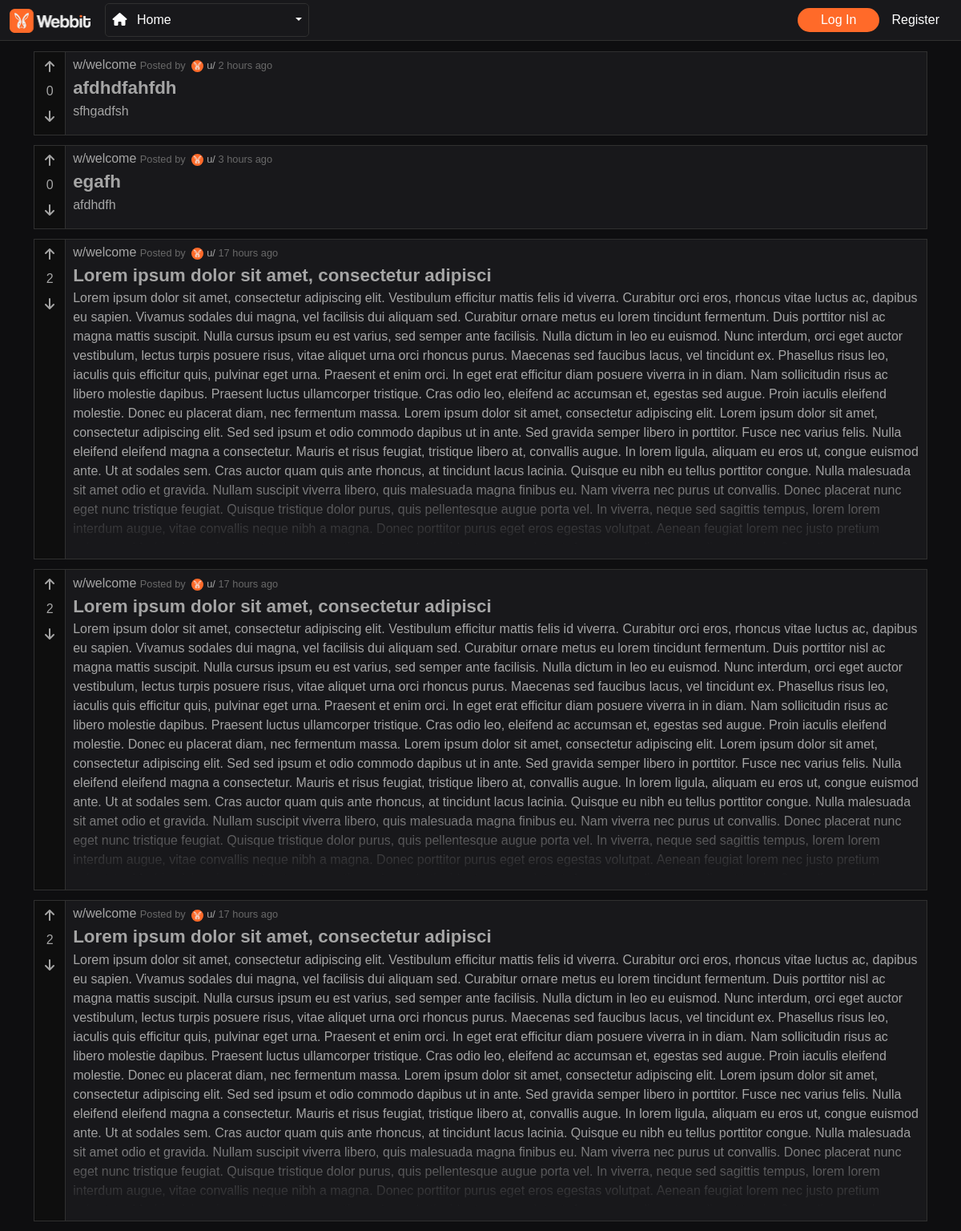
Screenshot of /w/welcome with the database file from the repository.
### tables this page shows
CREATE TABLE Posts (
  id INT NOT NULL PRIMARY KEY AUTO_INCREMENT,
  title VARCHAR(50) NOT NULL,
  text LONGTEXT NOT NULL,
  user_id INT NOT NULL,
  karmapoints INT NOT NULL DEFAULT 0,
  category_id INT NOT NULL,
  created_in DATETIME NOT NULL DEFAULT CURRENT_TIMESTAMP,
  FOREIGN KEY (user_id) REFERENCES Users(id),
  FOREIGN KEY (category_id) REFERENCES Category(id)
);

CREATE TABLE Category (
  id INT NOT NULL PRIMARY KEY AUTO_INCREMENT,
  title VARCHAR(16) NOT NULL,
  description VARCHAR(500) NOT NULL,
  user_id INT NOT NULL,
  FOREIGN KEY (user_id) REFERENCES Users(id)
  
);

### controllers/category/category.view.php (called while the page is built, shortened)
<?php
function timeSincePosted($datetime, QueryBuilder $queryBuilder)
{
    $now = time();
    $created = strtotime($datetime);
    $diff = $now - $created;
    $units = array(
        'year' => 31536000,
        'month' => 2592000,
        'week' => 604800,
        'day' => 86400,
        'hour' => 3600,
        'minute' => 60,
        'second' => 1
    );
    foreach ($units as $key => $value) {
        if ($diff >= $value) {
            $time = floor($diff / $value);
            $suffix = ($time > 1) ? 's' : '';
            return $time . ' ' . $key . $suffix . ' ago';
        }
    }
    return 'just now';
}
$connection = Connection::make();
$queryBuilder = new QueryBuilder($connection);
$categoryTitle = $category ?? '';
$category = $queryBuilder->findByColumn('category', 'title', $categoryTitle, 'App\Model\Category');
if ($category) {
    $categoryId = $category->id;
    $posts = $queryBuilder->getByColumn('posts', 'category_id', $categoryId, 'App\Model\Posts');
} else {
    $posts = [];
}
foreach ($posts as $post) {
    $post->category = $queryBuilder->findById('category', $post->category_id, 'App\Model\Category');
    $post->created_in = timeSincePosted($post->created_in, $queryBuilder);
}
require 'views/category.view.php';

### routes.php (called while the page is built, shortened)
<?php
$router->get('', function () {
    require 'controllers/home.php';
});
$router->get('login', function () {
    require 'controllers/login/login.php';
});
$router->post('login', function () {
    require 'controllers/login/login.process.php';
});
$router->get('register/create', function () {
    require 'controllers/register/register.create.php';
});
$router->post('register', function () {
    require 'controllers/register/register.store.php';
});
$router->get('logout', function () {
    require 'controllers/logout.php';
});
$router->get('category', function () {
    require 'controllers/category/category.create.view.php';
});
$router->post('category', function () {
    require 'controllers/category/category.create.php';
});
$router->get('w/([\w\-]+)', function ($category) {
    require 'controllers/category/category.view.php';
});

### index.php (called while the page is built, shortened)
<?php
$router = Router::setFromFile('routes.php');
preg_match('/^([^:\/]+[s]?):\/\/([^\/]*)\/(.*)$/', Config::APPURL, $matches);
if (!isset($matches[3])) {
    $realURI = trim($_SERVER['REQUEST_URI'], '/');
} else {
    $baseConfigURL = $matches[3];
    $realURI = substr(trim($_SERVER['REQUEST_URI'], '/'), strlen($baseConfigURL) + 1);
}
function route($uri)
{
    return Config::APPURL . '/' . $uri;
}
try {
    $router->direct(
        $realURI,
        isset($_POST['_method']) ? $_POST['_method'] : $_SERVER['REQUEST_METHOD']
    );
} catch (Exception $e) {
    header('HTTP/1.1 404 Not Found', true, 404);
    echo '<h1 style="text-align: center;">Not Found!</h1>';
    echo $e->getMessage();
}

### src/Database/QueryBuilder.php (called while the page is built, shortened)
<?php
class QueryBuilder
{
    private $pdo;
    public function __construct(PDO $pdo)
    {
        $this->pdo = $pdo;
    }
    public function findById($table, $id, $class = "StdClass")
    {
        $stmt = $this->pdo->prepare("SELECT * FROM $table WHERE id=:id");
        $stmt->setFetchMode(PDO::FETCH_CLASS, $class);
        $stmt->execute(['id' => $id]);
        return $stmt->fetch();
    }
    public function findByColumn($table, $column, $value, $intoClass)
    {
        $statement = $this->pdo->prepare("SELECT * FROM {$table} WHERE {$column} = :value LIMIT 1");
        $statement->bindValue(':value', $value);
        $statement->execute();
        return $statement->fetchObject($intoClass);
    }
    public function getByColumn($table, $column, $value, $intoClass)
    {
        $statement = $this->pdo->prepare("SELECT * FROM {$table} WHERE {$column} = :value ORDER BY $table.id DESC");
        $statement->bindValue(':value', $value);
        $statement->execute();
        return $statement->fetchAll(PDO::FETCH_CLASS, $intoClass);
    }
}

### views/category.view.php (the view, shortened to what this page needs)
<!DOCTYPE html>
<html lang="en">
<head>
    <link rel="stylesheet" href="<?php echo route('css/login.css') ?>">
    <link rel="stylesheet" href="<?php echo route('css/main.css') ?>">
    <link rel="stylesheet" href="<?php echo route('css/nav-style.css') ?>">
    <link rel="stylesheet" href="https://cdnjs.cloudflare.com/ajax/libs/font-awesome/6.4.0/css/all.min.css">
    <link href="https://cdn.jsdelivr.net/npm/bootstrap@5.3.0-alpha3/dist/css/bootstrap.min.css" rel="stylesheet"
>
</head>
<body>
    <?php include 'nav.view.php'
        ?>
    <section>
        <div class="container spacer-20">
            <div class="row md">
                <div class="col">
                    <?php
                    foreach ($posts as $post) {
                        ?>
                        <table class="table-borderless table-custom" id="posts">
                            <tr class="mainframe-body mt-2 mb-2 ms-3">
                                <td class="mainframe-upvote col-md-1-5 w-5 mh-100 align-top">
                                    <?php if (isset($_SESSION["userid"])) { ?>
                                        <?php
                                        $up = false;
                                        $down = false;
                                        foreach ($karmapoints as $karmapoint) {
                                            if ($karmapoint->votestate == 'up' && $karmapoint->users_id == $_SESSION["userid"] && $karmapoint->posts_id == $post->id) {
                                                $up = true;
                                                $down = false;
                                            } elseif ($karmapoint->votestate == 'down' && $karmapoint->users_id == $_SESSION["userid"] && $karmapoint->posts_id == $post->id) {
                                                $up = false;
                                                $down = true;
                                            }
                                            ?>
                                            <?php
                                        }
                                        ?>
                                        <?php if ($up == true) { ?>
                                            <button class="btn btn-outline-warning upvote-button"
                                                data-post-id="<?php echo $post->id; ?>">
                                                <i class="fa-solid fa-arrow-up vote-active"></i>
                                            </button>
                                            <?php
                                        } else {
                                            ?>
                                            <button class="btn btn-outline-warning upvote-button"
                                                data-post-id="<?php echo $post->id; ?>">
                                                <i class="fa-solid fa-arrow-up"></i>
                                            </button>
                                            <?php
                                        }
                                        ?>
                                        <p class="text textupvote text-center">
                                            <?php echo $post->karmapoints; ?>
                                        </p>
                                        <?php
                                        $up = false;
                                        $down = false;
                                        foreach ($karmapoints as $karmapoint) {
                                            if ($karmapoint->votestate == 'up' && $karmapoint->users_id == $_SESSION["userid"] && $karmapoint->posts_id == $post->id) {
                                                $up = true;
                                                $down = false;
                                            } elseif ($karmapoint->votestate == 'down' && $karmapoint->users_id == $_SESSION["userid"] && $karmapoint->posts_id == $post->id) {
                                                $up = false;
                                                $down = true;
                                            }
                                            ?>
                                            <?php
                                        }
                                        ?>
                                        <?php if ($down == true) { ?>
                                            <button class="btn btn-outline-warning downvote-button"
                                                data-post-id="<?php echo $post->id; ?>"
                                                data-user-vote="<?php echo $post->user_vote; ?>">
                                                <i class="fa-solid fa-arrow-down vote-active"></i>
                                            </button>
                                            <?php
                                        } else {
                                            ?>
                                            <button class="btn btn-outline-warning downvote-button"
                                                data-post-id="<?php echo $post->id; ?>"
                                                data-user-vote="<?php echo $post->user_vote; ?>">
                                                <i class="fa-solid fa-arrow-down"></i>
                                            </button>
                                            <?php
                                        }
                                        ?>
                                        <?php
                                    } else {
                                        ?>
                                        <button class="btn btn-outline-warning upvote-button"
                                            data-post-id="<?php echo $post->id; ?>">
                                            <i class="fa-solid fa-arrow-up"></i>
                                        </button>
                                        <p class="text textupvote text-center">
                                            <?php echo $post->karmapoints; ?>
                                        </p>
                                        <button class="btn btn-outline-warning downvote-button"
                                            data-post-id="<?php echo $post->id; ?>"
                                            data-user-vote="<?php echo $post->user_vote; ?>">
                                            <i class="fa-solid fa-arrow-down"></i>
                                        </button>
                                        <?php
                                    }
                                    ?>
                                </td>
                                <td class="col-md-10 ms-2"
                                    onclick="window.location='<?php echo route('w/' . $post->category->title . '/' . $post->id); ?>'">
                                    <div class="text-category"><a class="text" href="">w/<?php echo $post->category->title; ?>
                                        </a>
                                        <span class="text-inf text-align-center">Posted by <img
                                                src="<?php echo route('assets/favicon.png') ?>"
                                                class="rounded-circle me-1 ms-1" width="15px" height="15px"><a class="text">u/<?php echo $post->users->username; ?></a> <span class="text-inf">
                                                <?php echo $post->created_in; ?>
                                            </span></span>
                                    </div>
                                    <div>
                                        <span class="text-break text text-title me-2 fw-bold">
                                            <?php echo $post->title; ?>
                                        </span>
                                    </div>
                                    <p class="text-break text text-body fade-text">
                                        <?php echo $post->text; ?>
                                    </p>
                                </td>
                            </tr>
                            <tr>
                                <td>
                                </td>
                            </tr>
                        </table>
                        <?php
                    }
                    ?>
                </div>
                            <?php include 'rules.view.php'
                                ?>
                            <?php include 'footer.view.php'
                                ?>
            </div>
        </div>
    </section>
</body>
</html>

### src/Router.php (shortened to what this page needs)
<?php
class Router
{
  protected $routes = [];
  public function get($uri, $callback) {
    $this->routes['GET'][$uri] = $callback;
  }
  public function post($uri, $callback) {
    $this->routes['POST'][$uri] = $callback;
  }
  public function direct($uri,$method) {
    if (!empty($this->routes[$method])) {
      foreach ($this->routes[$method] as $route => $callback) {
        $route = '/^' . str_replace('/', '\/', $route) . '$/';
        if (preg_match($route, $uri, $params)) {
          array_shift($params);
          return call_user_func_array($callback, array_values($params));
        }
      }
    }
    throw new Exception('No route found');
  }
}

### css/main.css (style rules this page uses)
body { background-color: #0e0e10; font-family: "Ubuntu", sans-serif; }
.text { color: rgb(165, 165, 165) !important; }
a, a:link, a:active { text-decoration: none !important; }
.spacer-20 { margin-top: 20px; }
.table-custom { width: 100%; }
.mainframe-body { background-color: #18181b; border: 1px solid #303030 !important; height: 100%; }
.mainframe-upvote { background-color: #0e0e0e; border-right: 1px solid #303030 !important; height: 100%; }
.textupvote { margin-bottom: 2px; }
.btn-outline-warning, .btn-outline-warning:active, .btn-outline-warning:checked { color: rgb(165, 165, 165) !important; background-color: none !important; border: none !important; }
.btn-outline-warning { --bs-btn-color: #ff6a29 !important; --bs-btn-border-color: none !important; --bs-btn-hover-color: #000; --bs-btn-hover-bg: none !important; --bs-btn-hover-border-color: none !important; --bs-btn-focus-shadow-rgb: 255, 193, 7; --bs-btn-active-color: #ff6a29 !important; --bs-btn-active-bg: none !important; --bs-btn-active-border-color: none !important; --bs-btn-active-shadow: inset 0 3px 5px rgba(0, 0, 0, 0.125); --bs-btn-disabled-color: none !important; --bs-btn-disabled-bg: transparent; --bs-btn-disabled-border-color: none !important; --bs-gradient: none; }
.col-md-1-5 { flex: 0 0 auto; width: 0.1% !important; }
.text-category { margin-top: 0.2rem !important; margin-left: 0.5rem !important; }
.text-inf { color: rgb(105, 105, 105) !important; font-size: 0.8rem !important; }
.text-title { margin-left: 0.5rem !important; font-size: 1.4rem !important; margin-top: 0.1rem !important; }
.text-body { margin-left: 0.5rem !important; margin-right: 0.5rem !important; display: block; text-overflow: ellipsis; word-wrap: break-word; overflow: hidden; max-height: 20rem; line-height: 1.5em; }
section { margin-top: 4rem !important; }
.fade-text { -webkit-mask-image: linear-gradient(to bottom, black 70%, transparent 100%); mask-image: linear-gradient(to bottom, black 70%, transparent 100%); }

### rows the page displays
posts: karmapoints "0", category.title "welcome", created_in "2 hours ago", title "afdhdfahfdh", text "sfhgadfsh"
posts: karmapoints "0", category.title "welcome", created_in "3 hours ago", title "egafh", text "afdhdfh"
posts: karmapoints "2", category.title "welcome", created_in "17 hours ago", title "Lorem ipsum dolor sit amet, consectetur adipisci", text "Lorem ipsum dolor sit amet, consectetur adipiscing elit. Vestibulum efficitur mattis felis id viverra. Curabitur orci eros, rhoncus vitae luctus ac, dapibus eu sapien. Vivamus sodales dui magna, vel facilisis dui aliquam sed. Curabitur ornare metus eu lorem tincidunt fermentum. Duis porttitor nisl ac magna mattis suscipit. Nulla cursus ipsum eu est varius, sed semper ante facilisis. Nulla dictum in leo eu euismod. Nunc interdum, orci eget auctor vestibulum, lectus turpis posuere risus, vitae aliquet urna orci rhoncus purus. Maecenas sed faucibus lacus, vel tincidunt ex. Phasellus risus leo, iaculis quis efficitur quis, pulvinar eget urna. Praesent et enim orci. In eget erat efficitur diam…"
posts: karmapoints "2", category.title "welcome", created_in "17 hours ago", title "Lorem ipsum dolor sit amet, consectetur adipisci", text "Lorem ipsum dolor sit amet, consectetur adipiscing elit. Vestibulum efficitur mattis felis id viverra. Curabitur orci eros, rhoncus vitae luctus ac, dapibus eu sapien. Vivamus sodales dui magna, vel facilisis dui aliquam sed. Curabitur ornare metus eu lorem tincidunt fermentum. Duis porttitor nisl ac magna mattis suscipit. Nulla cursus ipsum eu est varius, sed semper ante facilisis. Nulla dictum in leo eu euismod. Nunc interdum, orci eget auctor vestibulum, lectus turpis posuere risus, vitae aliquet urna orci rhoncus purus. Maecenas sed faucibus lacus, vel tincidunt ex. Phasellus risus leo, iaculis quis efficitur quis, pulvinar eget urna. Praesent et enim orci. In eget erat efficitur diam…"
posts: karmapoints "2", category.title "welcome", created_in "17 hours ago", title "Lorem ipsum dolor sit amet, consectetur adipisci", text "Lorem ipsum dolor sit amet, consectetur adipiscing elit. Vestibulum efficitur mattis felis id viverra. Curabitur orci eros, rhoncus vitae luctus ac, dapibus eu sapien. Vivamus sodales dui magna, vel facilisis dui aliquam sed. Curabitur ornare metus eu lorem tincidunt fermentum. Duis porttitor nisl ac magna mattis suscipit. Nulla cursus ipsum eu est varius, sed semper ante facilisis. Nulla dictum in leo eu euismod. Nunc interdum, orci eget auctor vestibulum, lectus turpis posuere risus, vitae aliquet urna orci rhoncus purus. Maecenas sed faucibus lacus, vel tincidunt ex. Phasellus risus leo, iaculis quis efficitur quis, pulvinar eget urna. Praesent et enim orci. In eget erat efficitur diam…"
